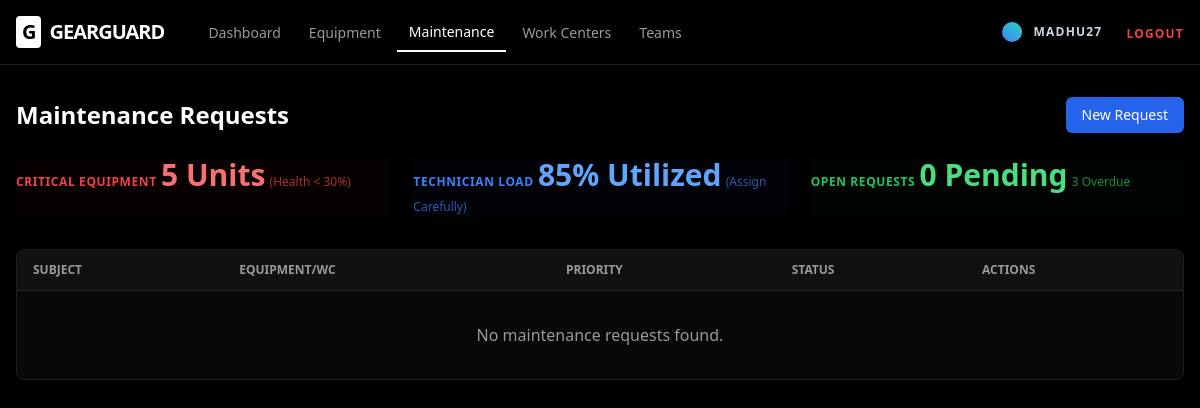
Before: /maintenance/ (signed in) with the older database file.
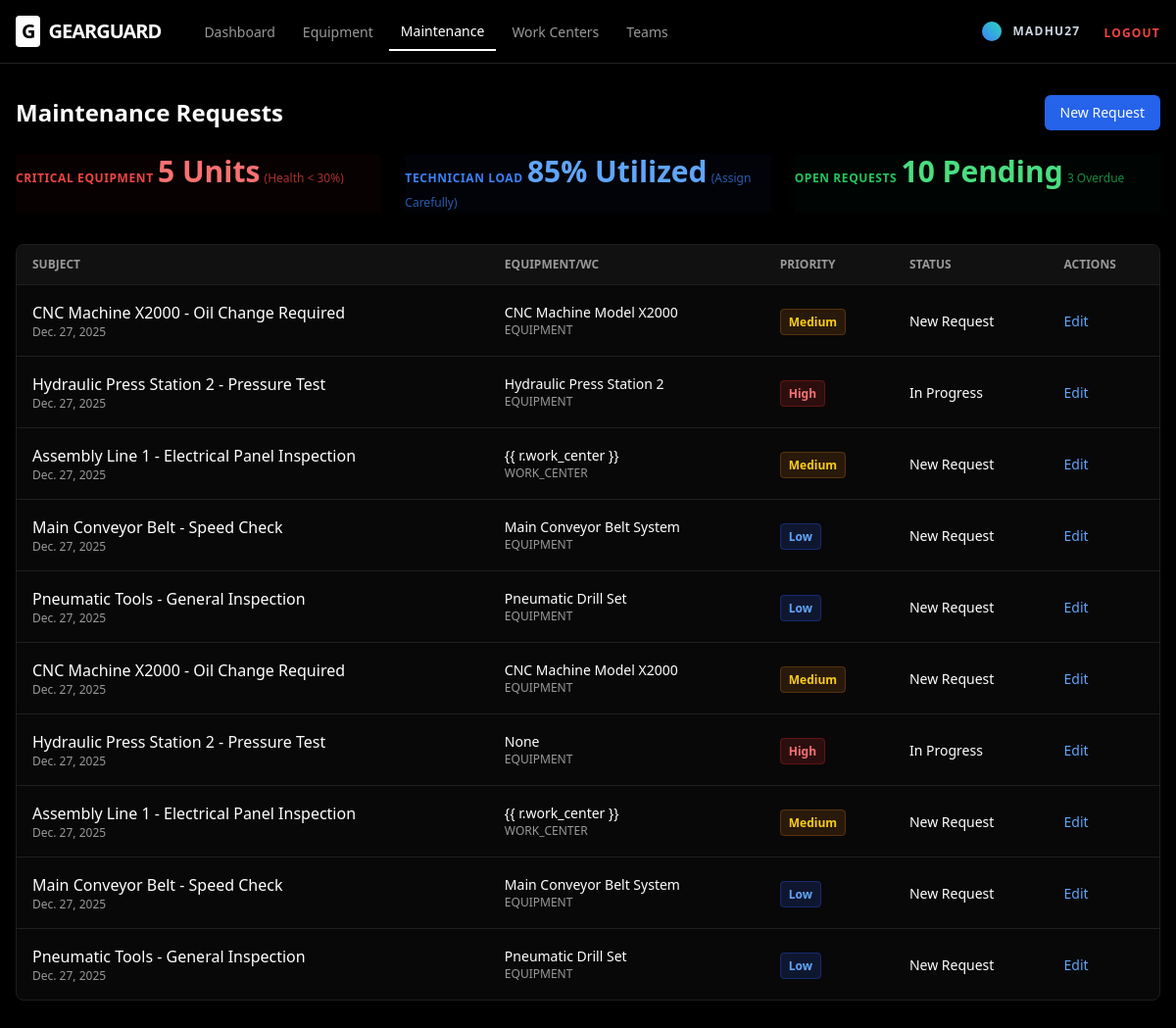
After: the same page with the newer database file.
### maintenance/models.py (models this page shows, shortened)
class MaintenanceRequest(models.Model):
    MAINTENANCE_FOR_CHOICES = [
        ('equipment', 'Equipment'),
        ('work_center', 'Work Center'),
    ]
    PRIORITY_CHOICES = [
        (1, 'Low'),
        (2, 'Medium'),
        (3, 'High'),
    ]
    TYPE_CHOICES = [
        ('corrective', 'Corrective'),
        ('preventive', 'Preventive'),
    ]
    STAGE_CHOICES = [
        ('new', 'New Request'),
        ('in_progress', 'In Progress'),
        ('repaired', 'Repaired'),
        ('scrapped', 'Scrapped'),
    ]
    subject = models.CharField(max_length=200)
    maintenance_for = models.CharField(max_length=20, choices=MAINTENANCE_FOR_CHOICES, default='equipment')
    equipment = models.ForeignKey('equipment.Equipment', null=True, blank=True, on_delete=models.SET_NULL)
    work_center = models.ForeignKey('teams.WorkCenter', null=True, blank=True, on_delete=models.SET_NULL)
    created_by = models.ForeignKey(User, related_name='created_requests', on_delete=models.SET_NULL, null=True)
    technician = models.ForeignKey(User, related_name='assigned_tasks', on_delete=models.SET_NULL, null=True, blank=True)
    team = models.ForeignKey('teams.Team', on_delete=models.SET_NULL, null=True, blank=True)
    request_date = models.DateField(auto_now_add=True)
    scheduled_date = models.DateTimeField(null=True, blank=True)
    duration = models.DurationField(null=True, blank=True)
    maintenance_type = models.CharField(max_length=20, choices=TYPE_CHOICES, default='corrective')
    priority = models.IntegerField(choices=PRIORITY_CHOICES, default=2)
    stage = models.CharField(max_length=20, choices=STAGE_CHOICES, default='new')
    notes = models.TextField(blank=True)
    instructions = models.TextField(blank=True)

### equipment/models.py (models this page shows)
class Equipment(models.Model):
    name = models.CharField(max_length=200)
    category = models.ForeignKey(EquipmentCategory, on_delete=models.SET_NULL, null=True, blank=True)
    serial_number = models.CharField(max_length=200, blank=True)
    description = models.TextField(blank=True)
    company = models.CharField(max_length=200, blank=True, null=True)
    employee = models.ForeignKey(User, related_name='used_equipment', on_delete=models.SET_NULL, null=True, blank=True)
    maintenance_team = models.ForeignKey('teams.Team', on_delete=models.SET_NULL, null=True, blank=True)
    work_center = models.ForeignKey('teams.WorkCenter', on_delete=models.SET_NULL, null=True, blank=True)
    assigned_date = models.DateField(null=True, blank=True)
    scrap_date = models.DateField(null=True, blank=True)
    created_at = models.DateTimeField(auto_now_add=True)
    STATUS_CHOICES = [
        ('active', 'Active'),
        ('under_maintenance', 'Under Maintenance'),
        ('scrapped', 'Scrapped'),
    ]
    status = models.CharField(max_length=20, choices=STATUS_CHOICES, default='active')
    def __str__(self):
        return self.name

### maintenance/views.py (the view)
# urls.py: path('', views.maintenance_list, name='maintenance_list'),
@login_required
def maintenance_list(request):
    items = MaintenanceRequest.objects.all().order_by('-request_date')
    return render(request, 'maintenance/list_fixed.html', {'requests': items})

### templates/maintenance/list_fixed.html
{% extends "base.html" %}
{% block content %}
<div class="flex justify-between items-center mb-6">
    <h2 class="text-2xl font-bold">Maintenance Requests</h2>
    <a href="{% url 'maintenance_create' %}"
        class="bg-blue-600 hover:bg-blue-700 text-white px-4 py-2 rounded-md text-sm font-medium">
        New Request
    </a>
</div>
<div class="grid grid-cols-1 md:grid-cols-3 gap-6 mb-8">
    <div class="stat-card border-red-900/50 bg-red-950/10">
        <span class="text-xs uppercase tracking-wider text-red-500 font-bold">Critical Equipment</span>
        <span class="text-3xl font-bold text-red-400">5 Units</span>
        <span class="text-xs text-red-500/70">(Health < 30%)</span>
    </div>
    <div class="stat-card border-blue-900/50 bg-blue-950/10">
        <span class="text-xs uppercase tracking-wider text-blue-500 font-bold">Technician Load</span>
        <span class="text-3xl font-bold text-blue-400">85% Utilized</span>
        <span class="text-xs text-blue-500/70">(Assign Carefully)</span>
    </div>
    <div class="stat-card border-green-900/50 bg-green-950/10">
        <span class="text-xs uppercase tracking-wider text-green-500 font-bold">Open Requests</span>
        <span class="text-3xl font-bold text-green-400">{{ requests.count }} Pending</span>
        <span class="text-xs text-green-500/70">3 Overdue</span>
    </div>
</div>
<div class="bg-card border border-border rounded-lg overflow-hidden">
    <table class="w-full text-left">
        <thead class="bg-muted/50 border-b border-border">
            <tr>
                <th class="px-4 py-3 text-xs font-bold uppercase text-muted-foreground">Subject</th>
                <th class="px-4 py-3 text-xs font-bold uppercase text-muted-foreground">Equipment/WC</th>
                <th class="px-4 py-3 text-xs font-bold uppercase text-muted-foreground">Priority</th>
                <th class="px-4 py-3 text-xs font-bold uppercase text-muted-foreground">Status</th>
                <th class="px-4 py-3 text-xs font-bold uppercase text-muted-foreground">Actions</th>
            </tr>
        </thead>
        <tbody class="divide-y divide-border">
            {% for r in requests %}
            <tr class="hover:bg-accent/50 transition-colors">
                <td class="px-4 py-4">
                    <div class="font-medium">{{ r.subject }}</div>
                    <div class="text-xs text-muted-foreground">{{ r.request_date }}</div>
                </td>
                <td class="px-4 py-4">
                    <div class="text-sm">{% if r.maintenance_for == 'equipment' %}{{ r.equipment }}{% else %}{{
                        r.work_center }}{% endif %}</div>
                    <div class="text-xs text-muted-foreground uppercase">{{ r.maintenance_for }}</div>
                </td>
                <td class="px-4 py-4">
                    <span class="px-2 py-1 rounded text-xs font-bold
            {% if r.priority == 3 %}bg-red-900/30 text-red-400 border border-red-800/50
            {% elif r.priority == 2 %}bg-yellow-900/30 text-yellow-400 border border-yellow-800/50
            {% else %}bg-blue-900/30 text-blue-400 border border-blue-800/50{% endif %}">
                        {{ r.get_priority_display }}
                    </span>
                </td>
                <td class="px-4 py-4">
                    <span class="text-sm">{{ r.get_stage_display }}</span>
                </td>
                <td class="px-4 py-4">
                    <a href="{% url 'maintenance_edit' r.pk %}"
                        class="text-blue-400 hover:text-blue-300 text-sm">Edit</a>
                </td>
            </tr>
            {% empty %}
            <tr>
                <td colspan="5" class="px-4 py-8 text-center text-muted-foreground">
                    No maintenance requests found.
                </td>
            </tr>
            {% endfor %}
        </tbody>
    </table>
</div>
{% endblock %}

### templates/base.html (shortened to what this page needs)
{% load static %}
<!doctype html>
<html lang="en">
<head>
  <script src="https://cdn.tailwindcss.com"></script>
</head>
<body class="bg-black text-white selection:bg-blue-500/30">
  <header class="app-header">
    <div class="max-w-7xl mx-auto px-4 h-16 flex items-center justify-between">
      <div class="flex items-center gap-8 h-16">
        <h1 class="text-xl font-black tracking-tighter flex items-center gap-2">
          <span class="bg-white text-black px-1.5 py-0.5 rounded">G</span>
          GEARGUARD
        </h1>
        {% if user.is_authenticated %}
        <nav class="hidden md:flex items-center gap-1 h-16">
          <a href="/" class="nav-link {% if request.path == '/' %}active{% endif %}">Dashboard</a>
          <a href="/equipment/" class="nav-link {% if '/equipment/' in request.path %}active{% endif %}">Equipment</a>
          <a href="/maintenance/" class="nav-link {% if '/maintenance/' in request.path %}active{% endif %}">
            Maintenance
          </a>
          <a href="{% url 'teams:workcenter_list' %}"
            class="nav-link {% if '/teams/workcenters/' in request.path %}active{% endif %}">
            Work Centers
          </a>
          <a href="{% url 'teams:team_list' %}"
            class="nav-link {% if '/teams/' in request.path and '/workcenters/' not in request.path %}active{% endif %}">
            Teams
          </a>
        </nav>
        {% endif %}
      </div>
      <div class="flex items-center gap-6 h-16">
        {% if user.is_authenticated %}
        <div class="flex items-center gap-3">
          <div class="w-5 h-5 bg-gradient-to-tr from-blue-500 to-teal-400 rounded-full"></div>
          <a href="{% url 'accounts:profile' %}"
            class="text-xs font-bold text-slate-300 uppercase tracking-widest hover:text-white">
            {{ user.username }}
          </a>
        </div>
        <form method="post" action="{% url 'accounts:logout' %}">
          <button type="submit" class="text-xs font-bold text-red-500 uppercase tracking-widest hover:text-red-400">
            Logout
          </button>
        </form>
        {% endif %}
      </div>
    </div>
  </header>
  <main class="max-w-7xl mx-auto px-4 py-8">
    {% block content %}{% endblock %}
  </main>
</body>
</html>

### templates/base.html (style rules this page uses)
.app-header { border-bottom: 1px solid hsl(0, 0%, 12%); background: rgba(0, 0, 0, 0.6); backdrop-filter: blur(12px); position: sticky; top: 0; z-index: 50; }
.nav-link { font-size: 0.875rem; font-weight: 500; color: hsl(0, 0%, 60%); padding: 0.5rem 0.75rem; transition: color 0.2s; }
.nav-link.active { color: white; border-bottom: 2px solid white; }

Changed rows visible on the page:
added MaintenanceRequest: subject "CNC Machine X2000 - Oil Change Required", request_date "Dec. 27, 2025", equipment "CNC Machine Model X2000", maintenance_for "EQUIPMENT", priority "Medium", stage "New Request"
added MaintenanceRequest: subject "Hydraulic Press Station 2 - Pressure Test", request_date "Dec. 27, 2025", equipment "Hydraulic Press Station 2", maintenance_for "EQUIPMENT", priority "High", stage "In Progress"
added MaintenanceRequest: subject "Assembly Line 1 - Electrical Panel Inspection", request_date "Dec. 27, 2025", shows "{{ r.work_center }}", maintenance_for "WORK_CENTER", priority "Medium", stage "New Request"
added MaintenanceRequest: subject "Main Conveyor Belt - Speed Check", request_date "Dec. 27, 2025", equipment "Main Conveyor Belt System", maintenance_for "EQUIPMENT", priority "Low", stage "New Request"
added MaintenanceRequest: subject "Pneumatic Tools - General Inspection", request_date "Dec. 27, 2025", equipment "Pneumatic Drill Set", maintenance_for "EQUIPMENT", priority "Low", stage "New Request"
added MaintenanceRequest: subject "CNC Machine X2000 - Oil Change Required", request_date "Dec. 27, 2025", equipment "CNC Machine Model X2000", maintenance_for "EQUIPMENT", priority "Medium", stage "New Request"
added MaintenanceRequest: subject "Hydraulic Press Station 2 - Pressure Test", request_date "Dec. 27, 2025", equipment "None", maintenance_for "EQUIPMENT", priority "High", stage "In Progress"
added MaintenanceRequest: subject "Assembly Line 1 - Electrical Panel Inspection", request_date "Dec. 27, 2025", shows "{{ r.work_center }}", maintenance_for "WORK_CENTER", priority "Medium", stage "New Request"
added MaintenanceRequest: subject "Main Conveyor Belt - Speed Check", request_date "Dec. 27, 2025", equipment "Main Conveyor Belt System", maintenance_for "EQUIPMENT", priority "Low", stage "New Request"
added MaintenanceRequest: subject "Pneumatic Tools - General Inspection", request_date "Dec. 27, 2025", equipment "Pneumatic Drill Set", maintenance_for "EQUIPMENT", priority "Low", stage "New Request"
Other visible differences:
{{ requests.count }}: "0" → "10"
text no longer shown: "No maintenance requests found."
